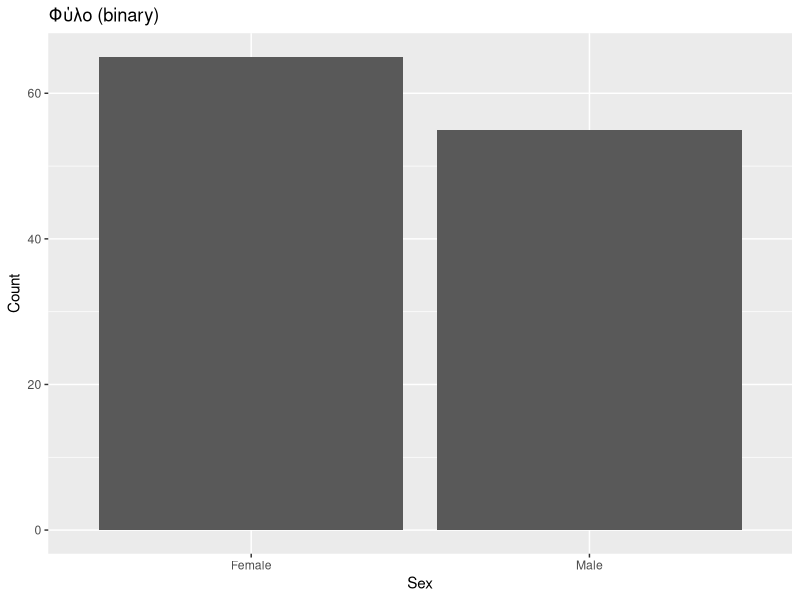

Generate this figure with R:
## ---- chunk 1
options(timeout = 600)

pkgs <- c("dplyr", "ggplot2", "tidyr", "tibble")
to_install <- setdiff(pkgs, rownames(installed.packages()))
if (length(to_install) > 0) {
  install.packages(to_install, repos = "https://cloud.r-project.org")
}

suppressPackageStartupMessages(
  invisible(lapply(pkgs, library, character.only = TRUE))
)

set.seed(123)
## ---- chunk 2
n <- 120

df <- tibble::tibble(
  id = 1:n,
  
  # Ποιοτική - διχοτομική (binary)
  sex = factor(
    sample(c("Female", "Male"), n, replace = TRUE),
    levels = c("Female", "Male")
  ),
  
  # Ποιοτική - ονομαστική (nominal)
  blood_group = factor(
    sample(c("A", "B", "AB", "O"), n, replace = TRUE),
    levels = c("A", "B", "AB", "O")
  ),
  
  # Ποιοτική - διατεταγμένη (ordinal)
  pain = factor(
    sample(
      c("Mild", "Moderate", "Severe"),
      n,
      replace = TRUE,
      prob = c(0.45, 0.35, 0.20)
    ),
    levels = c("Mild", "Moderate", "Severe"),
    ordered = TRUE
  ),
  
  # Ποσοτική - διακριτή (counts)
  hospital_visits = rpois(n, lambda = 2),
  
  # Ποσοτικές - συνεχείς
  age = round(rnorm(n, mean = 42, sd = 14), 1),
  systolic_bp = round(rnorm(n, mean = 125, sd = 15), 0)
) |>
  dplyr::mutate(
    age = pmax(age, 18),                  # ελάχιστη ηλικία 18
    systolic_bp = pmax(systolic_bp, 80)   # ρεαλιστικά όρια πίεσης
  )

dplyr::glimpse(df)
## ---- chunk 3
tab_sex <- df |>
  dplyr::count(sex) |>
  dplyr::mutate(percent = 100 * n / sum(n))

tab_sex

ggplot(df, aes(x = sex)) +
  geom_bar() +
  labs(title = "Φύλο (binary)", x = "Sex", y = "Count")
